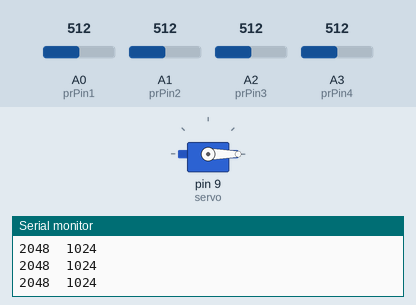
A sketch run on a simulated Arduino Uno, built with avr-gcc and run on an emulated ATmega328P. Shown: servo, the last lines printed to the serial monitor. The inputs (shaded band) are chosen by the test bench; at power-on: A0 (prPin1) = 512, A1 (prPin2) = 512, A2 (prPin3) = 512, A3 (prPin4) = 512.

Above: at 1.2 s.
1.3 s: A0 (prPin1) set to 30
At 1.6 s:
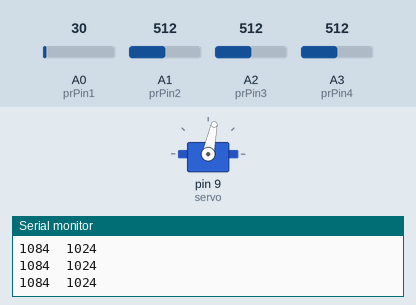
2.8 s: A1 (prPin2) set to 716
At 3.9 s:
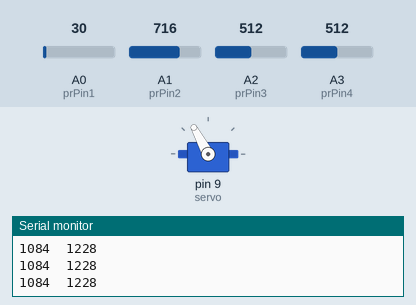
4.3 s: A2 (prPin3) set to 306
At 4.9 s:
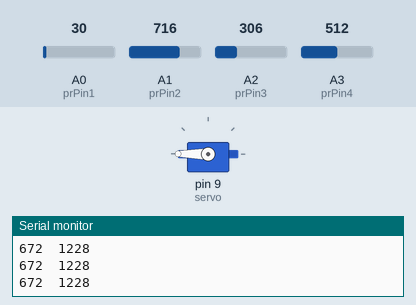
5.8 s: A3 (prPin4) set to 306
At 6.3 s:
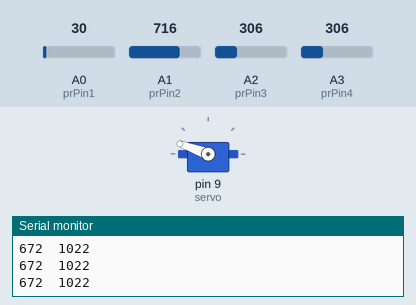
7.3 s: A0 (prPin1) set to 306
At 8.5 s:
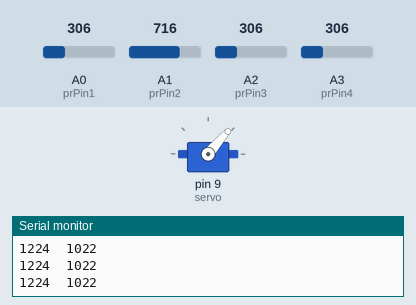
8.8 s: A3 (prPin4) set to 716
At 9.7 s:
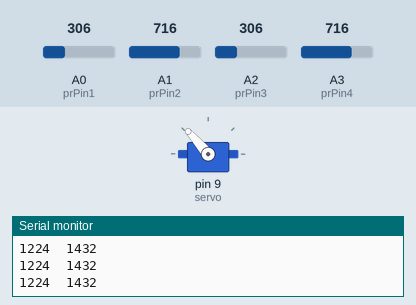
Timing chart, 0 to 11.3 s (numbered marks = the images above; inputs shaded):
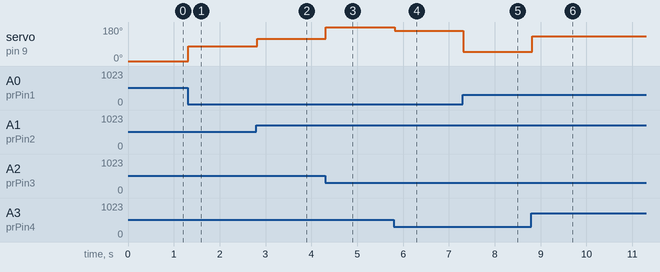

The sketch:

dark_shader_1.ino
```cpp
#include <Servo.h>

// יצירת משתנים

Servo servo;

int prPin1 = A0;
int prPin2 = A1;
int prPin3 = A2;
int prPin4 = A3;

int prValue1 = 0;
int prValue2 = 0;
int prValue3 = 0;
int prValue4 = 0;

int left;
int right;
int up;
int down;

float kp = 0.2;
float ki = 0;
float kd = 0;

int error;

int sum_error;
int last_error;
int de;

void setup() {
  // מתחיל תקשור עם מחשב ומתחבר למנוע

  Serial.begin(9600);
  servo.attach(9);


}

void loop() {

  // קורא מהחיישנים ומדפיס למחשב

  prValue1 = analogRead(prPin1);
  prValue2 = analogRead(prPin2);
  prValue3 = analogRead(prPin3);
  prValue4 = analogRead(prPin4);

  left = (prValue1 +prValue3)*2;
  right = prValue2 +prValue4;


  Serial.print(left);
  Serial.print("\t");
  Serial.print(right);
  Serial.print("\n");

  // PID חישובי

  error = (right - left);

  sum_error += error;

  de = error - last_error;

  servo.write((error*kp + sum_error*ki + de*kd) + 90);

  last_error = error;

}
```

Measured:
- after the input at 1.3 s, servo on pin 9 (servo): 0° → 78° at once
- after the input at 2.8 s, servo on pin 9 (servo): 78° → 118° at once
- after the input at 4.3 s, servo on pin 9 (servo): 118° → 180° at once
- after the input at 5.8 s, servo on pin 9 (servo): 180° → 160° at once
- after the input at 7.3 s, servo on pin 9 (servo): 160° → 49° at once
- after the input at 8.8 s, servo on pin 9 (servo): 49° → 131° at once
